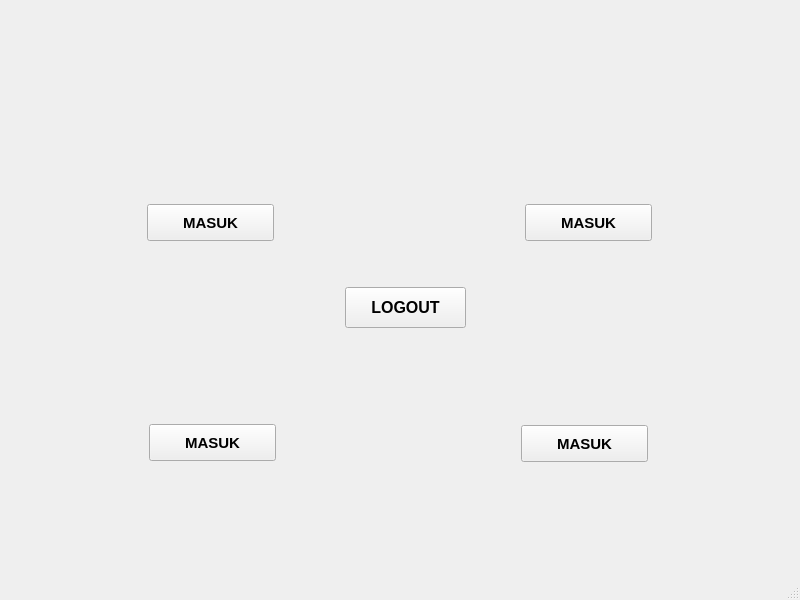
<?xml version="1.0" encoding="UTF-8"?>
<ui version="4.0">
 <class>MainWindow</class>
 <widget class="QMainWindow" name="MainWindow">
  <property name="geometry">
   <rect>
    <x>0</x>
    <y>0</y>
    <width>800</width>
    <height>600</height>
   </rect>
  </property>
  <property name="windowTitle">
   <string>MainWindow</string>
  </property>
  <widget class="QWidget" name="centralwidget">
   <widget class="QPushButton" name="btn_logout">
    <property name="geometry">
     <rect>
      <x>345</x>
      <y>287</y>
      <width>121</width>
      <height>41</height>
     </rect>
    </property>
    <property name="font">
     <font>
      <pointsize>12</pointsize>
      <weight>75</weight>
      <bold>true</bold>
     </font>
    </property>
    <property name="text">
     <string>LOGOUT</string>
    </property>
   </widget>
   <widget class="QPushButton" name="btn_insert">
    <property name="geometry">
     <rect>
      <x>147</x>
      <y>204</y>
      <width>127</width>
      <height>37</height>
     </rect>
    </property>
    <property name="font">
     <font>
      <pointsize>11</pointsize>
      <weight>75</weight>
      <bold>true</bold>
     </font>
    </property>
    <property name="text">
     <string>MASUK</string>
    </property>
   </widget>
   <widget class="QPushButton" name="btn_update">
    <property name="geometry">
     <rect>
      <x>525</x>
      <y>204</y>
      <width>127</width>
      <height>37</height>
     </rect>
    </property>
    <property name="font">
     <font>
      <pointsize>11</pointsize>
      <weight>75</weight>
      <bold>true</bold>
     </font>
    </property>
    <property name="text">
     <string>MASUK</string>
    </property>
   </widget>
   <widget class="QPushButton" name="btn_delete">
    <property name="geometry">
     <rect>
      <x>149</x>
      <y>424</y>
      <width>127</width>
      <height>37</height>
     </rect>
    </property>
    <property name="font">
     <font>
      <pointsize>11</pointsize>
      <weight>75</weight>
      <bold>true</bold>
     </font>
    </property>
    <property name="text">
     <string>MASUK</string>
    </property>
   </widget>
   <widget class="QPushButton" name="btn_view">
    <property name="geometry">
     <rect>
      <x>521</x>
      <y>425</y>
      <width>127</width>
      <height>37</height>
     </rect>
    </property>
    <property name="font">
     <font>
      <pointsize>11</pointsize>
      <weight>75</weight>
      <bold>true</bold>
     </font>
    </property>
    <property name="text">
     <string>MASUK</string>
    </property>
   </widget>
   <widget class="QLabel" name="label">
    <property name="geometry">
     <rect>
      <x>2</x>
      <y>3</y>
      <width>788</width>
      <height>548</height>
     </rect>
    </property>
    <property name="text">
     <string/>
    </property>
    <property name="pixmap">
     <pixmap>../resourse png/dashboard Kelompok.png</pixmap>
    </property>
    <property name="scaledContents">
     <bool>true</bool>
    </property>
   </widget>
   <zorder>label</zorder>
   <zorder>btn_logout</zorder>
   <zorder>btn_insert</zorder>
   <zorder>btn_update</zorder>
   <zorder>btn_delete</zorder>
   <zorder>btn_view</zorder>
  </widget>
  <widget class="QMenuBar" name="menubar">
   <property name="geometry">
    <rect>
     <x>0</x>
     <y>0</y>
     <width>800</width>
     <height>26</height>
    </rect>
   </property>
  </widget>
  <widget class="QStatusBar" name="statusbar"/>
 </widget>
 <resources/>
 <connections/>
</ui>
